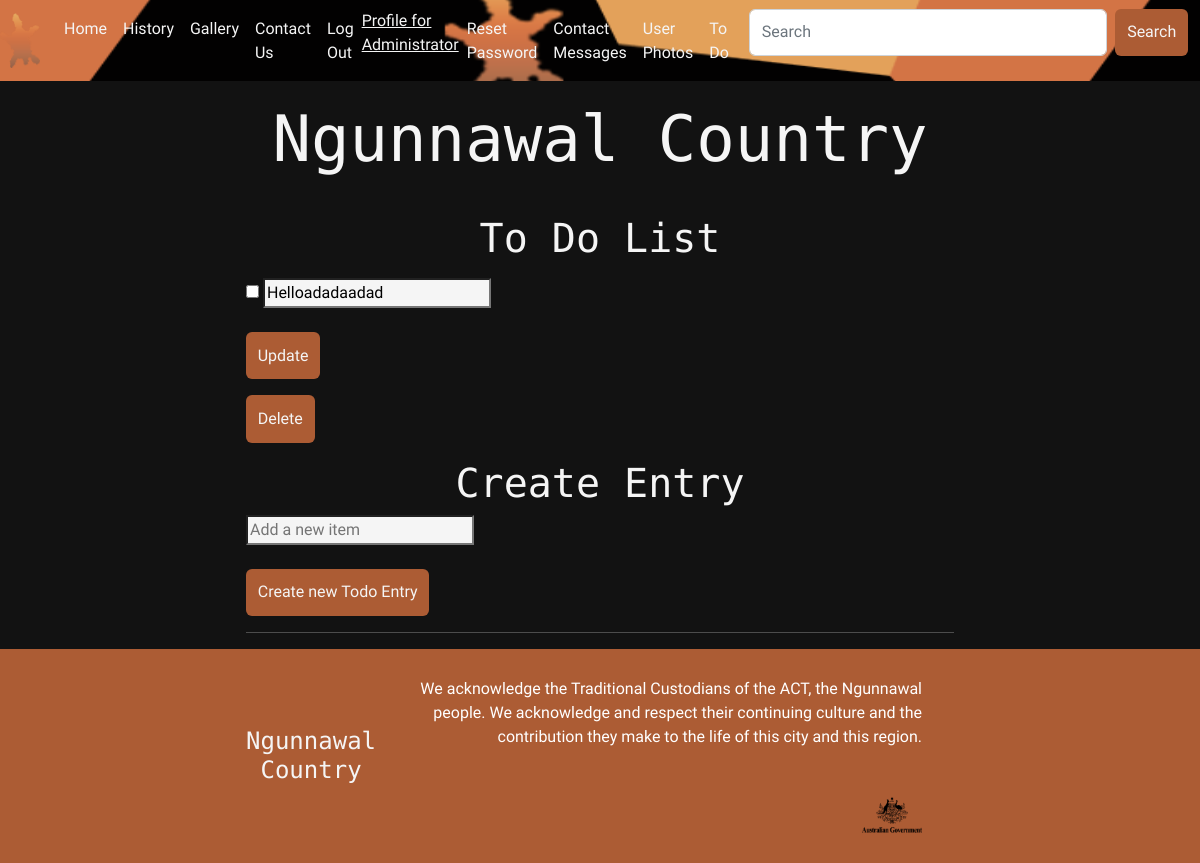
The app's page /todo (signed in), older data.
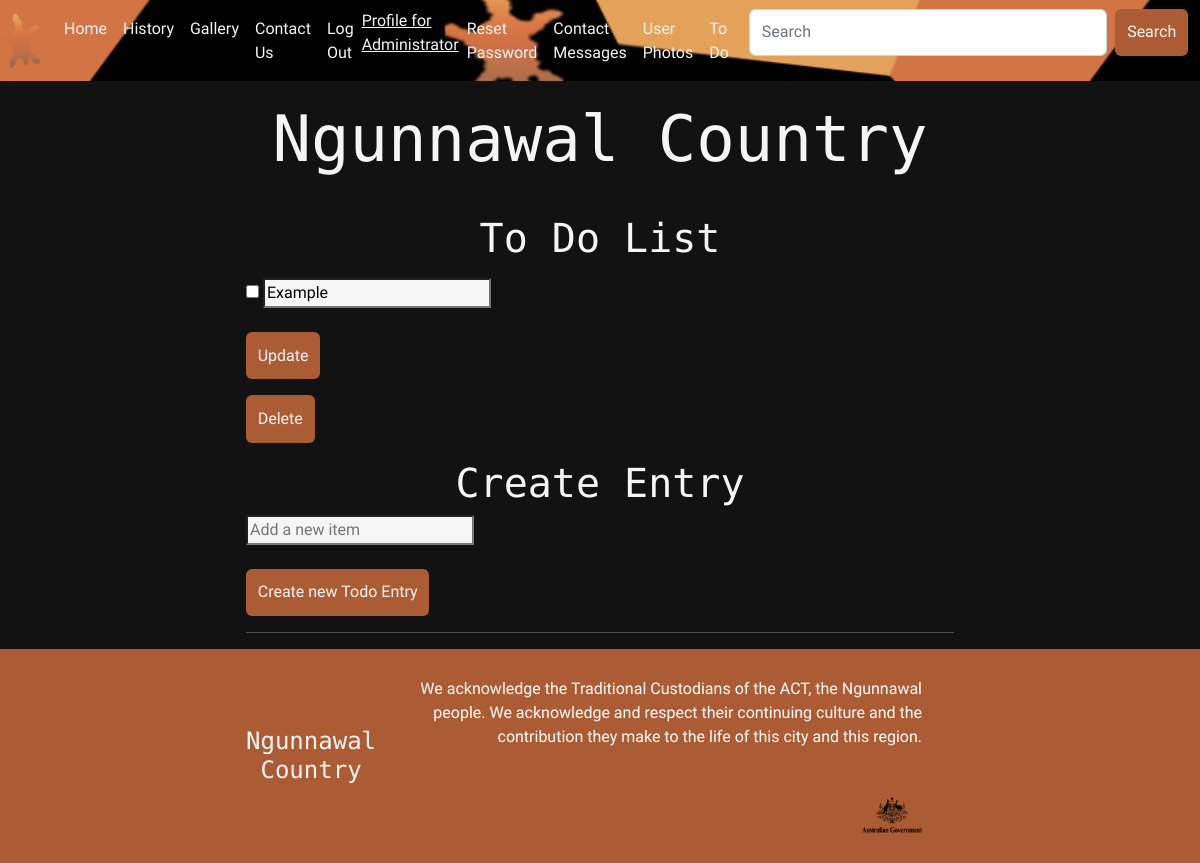
The same page, newer data.
### models.py (models this page shows, shortened)
class User(UserMixin, db.Model):
    id = db.Column(db.Integer, primary_key=True)
    email_address = db.Column(db.String(255), unique=True)
    name = db.Column(db.String(255))
    password_hash = db.Column(db.String(255))
    user_level = db.Column(db.Integer)
    def is_admin(self):
        if self.user_level == 2:
            return True
        else:
            return False

class todo(db.Model):                                                # same thing as contact class
    id = db.Column(db.Integer, primary_key=True, autoincrement=True) # less entries and still auto creates a new id for every entry
    text = db.Column(db.Text)                                        # I don't 'create' the init but it is still there
    done = db.Column(db.Boolean)

### app.py (the view, shortened to what this page needs)
@app.route('/todo', methods=["POST", "GET"])
@login_required                                     # creates a new route, called to do and adds functionality of POST and GET methods
def view_todo():                      # def for define followed by function name
    if current_user.is_admin():
        all_todo = db.session.query(todo).all()  # queries and retrieves the whole to do table, the results are stored into the all_todo variable
        return render_template("todo.html", title="Ngunnawal Country | To Do List", todos=all_todo, user=current_user)  # Sends Jinja template with data from to do table
    else:
        flash("You are not allowed to access this page")
        return redirect(url_for("homepage"))

### models.py (called while the page is built)
@login.user_loader
def load_user(id):
    return User.query.get(int(id))

### templates/todo.html (shortened to what this page needs)
{% extends 'template.html' %}
{% block cellContent1 %}
    <h2 class="section-header">To Do List</h2>
{% endblock %}
{% block cellContent2 %}
    <p>
        {% for todo in todos %}
            <p>
            <form method="POST" action="/todoedit/{{ todo.id }}">
                <input type="checkbox" onclick="redirect('/todoedit/{{ todo.id }}')"
                       data-target="/todoedit/{{ todo.id }}"
                       name="done">
                <input class="text-box" type="text" title="{{ todo.dateAdded }}" value="{{ todo.text }}" name="text"
                       class="form-control">
                <br>
                <br>
                <button class="btn" type="submit" value="update">Update</button>
            </form>
            </p>
            <p>
            <form method="GET" action="/todoedit/{{ todo.id }}">
                <button class="btn" type="submit" value="delete">Delete</button>
            </form>
            </p>
            <p>
            <h3 class="section-header">Create Entry</h3>
                <form method="POST" action="/todo">
                    <input class="text-box" type="text" name="text" placeholder="Add a new item">
                    <br>
                    <br>
                    <button class="btn" type="submit" value="update">Create new Todo Entry</button>
                </form>
            </p>
    </p>
        {% endfor %}
{% endblock %}

### templates/template.html (shortened to what this page needs)
<!DOCTYPE html>
<head>
    <link rel="stylesheet" href="https://cdn.jsdelivr.net/npm/bootstrap@4.0.0/dist/css/bootstrap.min.css"
/>
    <link rel="stylesheet" href="/static/css/bootstrap.css"
/>
    <link rel="stylesheet" href="/static/styles.css"/>
</head>
<body>
<header>
    <nav
            class="navbar navbar-dark bg-dark navbar-expand-lg"
            style="background-image: url(/static/Images/Requisites/Ngunnawal-country-banner.png);
    background-size: 1000px 150px;
    background-position: right;
    background-repeat: repeat;"
            role="navigation">
        <img
                class="navbar-brand"
                src="/static/Images/Requisites/Ngunnawal-logo.png"
                width="40px"
                height="65px" href="#"></a>
        <div class="collapse navbar-collapse" id="navbarNavAltMarkup">
            <div class="navbar-nav">
                    <a class="nav-item nav-link active"
                       style="color: whitesmoke;"
                       href="/">Home
                       <span class="sr-only">(current)</span></a>
                    <a class="nav-item nav-link"
                       style="color: whitesmoke;"
                       href="/history">History</a>
                    <a class="nav-item nav-link"
                       style="color: whitesmoke;"
                       href="/gallery">Gallery</a>
                    <a class="nav-item nav-link"
                       style="color: whitesmoke;"
                       href="/contact">Contact Us</a>
                {% if user.is_anonymous %}
                    <a class="nav-item nav-link"
                       style="color: whitesmoke;"
                       href="/register">User Registration</a>
                    <a class="nav-item nav-link"
                       style="color: whitesmoke;"
                       href="/login">Login</a>
                {% elif current_user.is_admin() %}
                    <a class="nav-item nav-link"
                       style="color: whitesmoke;"
                       href="/logout">Log Out</a>
                    <a class="nav-item" style="color: whitesmoke;"
                       href="/profile">Profile for {{ user.name }}</a>
                    <a class="nav-item nav-link"
                       style="color: whitesmoke;"
                       href="/passwordreset">Reset Password</a>
                    <a class="nav-item nav-link"
                       style="color: whitesmoke;"
                       href="/contactmessages">Contact Messages</a>
                    <a class="nav-item nav-link"
                       style="color: whitesmoke;"
                       href="/userphotos">User Photos</a>
                    <a class="nav-item nav-link"
                       style="color: whitesmoke;"
                       href="/todo">To Do</a>
                {% endif %}
                <div class="search-box container-fluid">
                    <form class="d-flex" role="search">
                        <input class="search-box-text form-control me-2" type="search" placeholder="Search"
                               aria-label="Search">
                        <button class="btn" type="submit">Search</button>
                    </form>
                </div>
            </div>
        </div>
    </nav>
    <h1
            class="company-name company-name-large"
            style="padding-top: 20px; padding-bottom: 20px;">Ngunnawal Country</h1>
</header>
<section class="content-section container">
    <p>
        {% block cellContent1 %} {% endblock %}
    </p>
    <p>
        {% block cellContent2 %} {% endblock %}
    </p>
    <hr/>
</section>
<footer class="main-footer">
    <div class="container main-footer-container">
        <h3 style="font-size: 1.5em;" class="company-name">Ngunnawal Country</h3>
        <ul class="nav footer-nav">
            <li>
                <a>
                    We acknowledge the Traditional Custodians of the ACT, the Ngunnawal
                    people. We acknowledge and respect their continuing culture and the
                    contribution they make to the life of this city and this region.
                </a>
            </li>
            <li style="width: 100%;">
                <a href="https://www.act.gov.au/ngunnawal-country"
                   style="background-size:contain">
                    <img src="/static/Images/Footer/government-icon.png"/>
                </a>
            </li>
        </ul>
    </div>
</footer>
</body>
</html>

### static/styles.css (style rules this page uses)
* { box sizing: border-box; font-family: 'Urbanist', sans-serif; }
html, body { margin: 0; padding: 0; }
.nav li { display: inline; }
.nav a { display: inline-block; padding: 1.5em; color: white; text-decoration: none; }
.company-name { text-align: center; color: whitesmoke; font-family: 'Azeret Mono', monospace; margin: 0; font-size: 3em; }
.company-name-large { font-size: 4em; }
.content-section { margin: 1em; }
.container { max-width: 900px; margin: 0 auto; padding: 0 6em; }
.section-header { font-family: 'Azeret Mono', monospace; color: whitesmoke; text-decoration: none; text-align: center; font-size: 2.5em; }
.main-footer { background-color: #ac5c34; color: White; padding: .25em 0; }
.main-footer-container { display: flex; align-items: center; }
.main-footer-container ul { flex-grow: 1; text-align: right; }
.footer-nav li { padding: 0 .5em; }
.footer-nav img { width: 60px; height: 38px; }
.btn { color: whitesmoke; background-color: #ac5c34; text-align: center; vertical-align: middle; padding: .67em; cursor: pointer; }
body { background-color: #121212; color: whitesmoke; }
.search-box-text { color: whitesmoke; }
.text-box { background-color: whitesmoke; }

Row changes from the older to the newer data that the page shows:
removed todo: text "Helloadadaadad"
added todo: text "Example"
